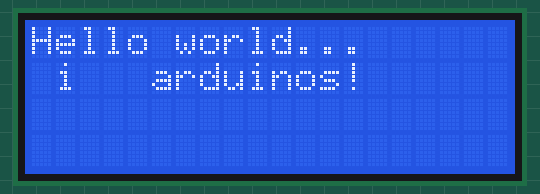
Bench run of a sketch on a simulated Arduino Uno, built with avr-gcc and run on an emulated ATmega328P. Parts: 20×4 character LCD.

Above: at 0.1 s.
At 5.2 s:
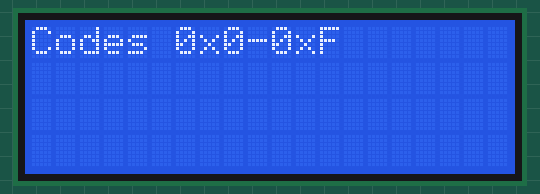
At 9.2 s:
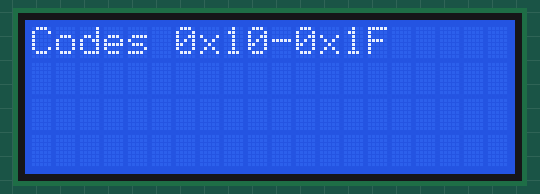
At 17.3 s:
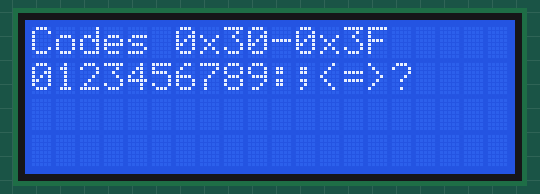
At 25.3 s:
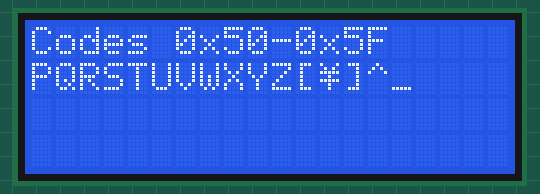
At 37.4 s:
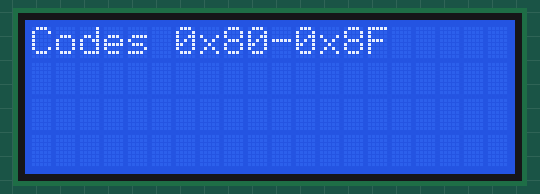

The sketch:

example.ino
```cpp
#include <Wire.h>
#include <LiquidCrystal_I2C.h>

#if defined(ARDUINO) && ARDUINO >= 100
#define printByte(args)  write(args);
#else
#define printByte(args)  print(args,BYTE);
#endif

uint8_t bell[8]  = {0x4,0xe,0xe,0xe,0x1f,0x0,0x4};
uint8_t note[8]  = {0x2,0x3,0x2,0xe,0x1e,0xc,0x0};
uint8_t clock[8] = {0x0,0xe,0x15,0x17,0x11,0xe,0x0};
uint8_t heart[8] = {0x0,0xa,0x1f,0x1f,0xe,0x4,0x0};
uint8_t duck[8]  = {0x0,0xc,0x1d,0xf,0xf,0x6,0x0};
uint8_t check[8] = {0x0,0x1,0x3,0x16,0x1c,0x8,0x0};
uint8_t cross[8] = {0x0,0x1b,0xe,0x4,0xe,0x1b,0x0};
uint8_t retarrow[8] = {  0x1,0x1,0x5,0x9,0x1f,0x8,0x4};

LiquidCrystal_I2C lcd(0x27,20,4);  // set the LCD address to 0x27 for a 16 chars and 2 line display

void setup()
{
  lcd.init();                      // initialize the lcd
  lcd.backlight();

//  lcd.createChar(0, bell);
//  lcd.createChar(1, note);
//  lcd.createChar(2, clock);
//  lcd.createChar(3, heart);
//  lcd.createChar(4, duck);
//  lcd.createChar(5, check);
//  lcd.createChar(6, cross);
//  lcd.createChar(7, retarrow);
  lcd.home();

  lcd.print("Hello world...");
  lcd.setCursor(0, 1);
  lcd.print(" i ");
  lcd.printByte(3);
  lcd.print(" arduinos!");
  delay(5000);
  displayKeyCodes();

}

// display all keycodes
void displayKeyCodes(void) {
  uint8_t i = 0;
  while (1) {
    lcd.clear();
    lcd.print("Codes 0x"); lcd.print(i, HEX);
    lcd.print("-0x"); lcd.print(i+15, HEX);
    lcd.setCursor(0, 1);
    for (int j=0; j<16; j++) {
      lcd.printByte(i+j);
    }
    i+=16;

    delay(4000);
  }
}

void loop()
{

}
```

Measured:
- what the display in image 1 shows lasts 4.1 s, from 5.1 s to 9.2 s
